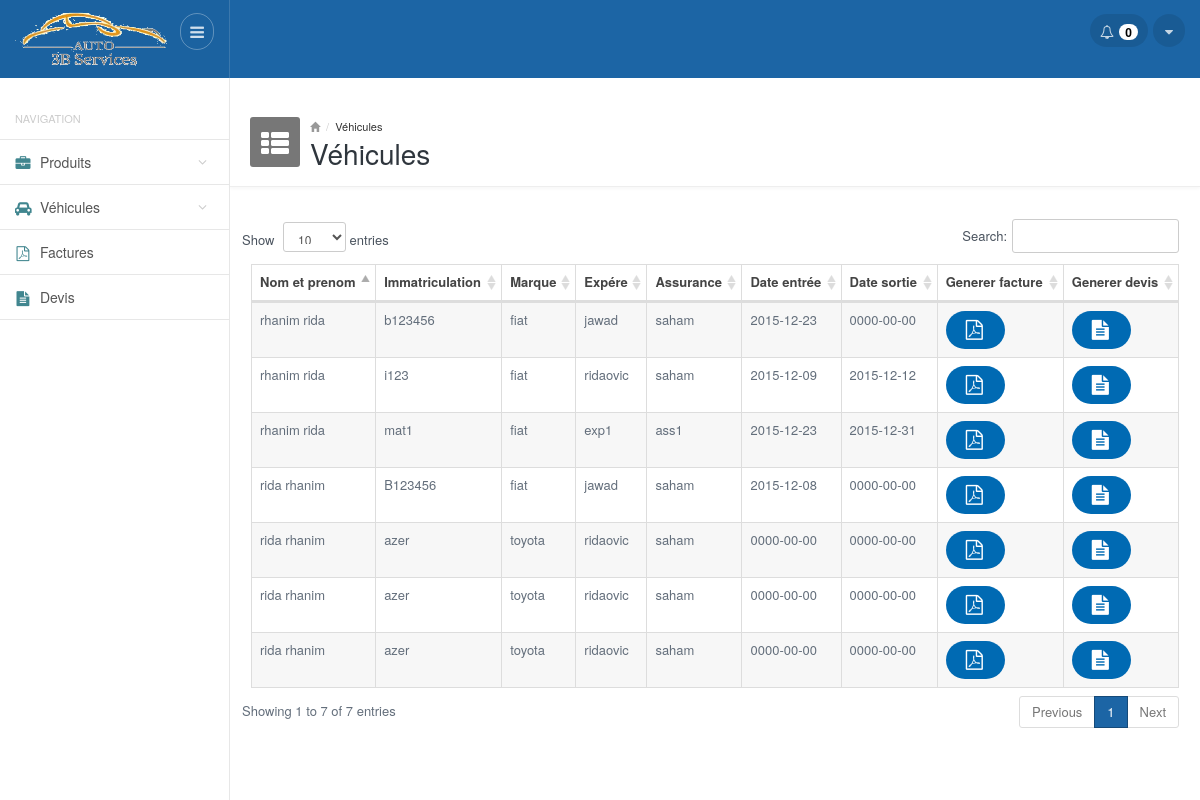
The app's page /vehicules.php (signed in) with its own data.
### tables this page shows
CREATE TABLE IF NOT EXISTS `vehicules` (
  `id` int(11) NOT NULL,
  `nom` varchar(100) NOT NULL,
  `prenom` varchar(100) NOT NULL,
  `immatriculation` varchar(100) NOT NULL,
  `marque` varchar(100) NOT NULL,
  `expere` varchar(100) NOT NULL,
  `assurance` varchar(100) NOT NULL,
  `date_entree` date DEFAULT NULL,
  `date_sortie` date DEFAULT NULL
);

### functions.php (called while the page is built, shortened)
<?php
function getAllVehicules()
{
     $result = mysql_query("SELECT * FROM vehicules ") or die(mysql_error());
     $vihecules = array();
     while($row = mysql_fetch_array($result))
        $vihecules[] = $row;
    return $vihecules;
}
?>

### vehicules.php (the view, shortened to what this page needs)
<?php
require_once __DIR__ . '/functions.php';
require_once __DIR__ . '/header.php'; ?>
<div class="mainpanel">
    <div class="pageheader">
        <div class="media">
            <div class="pageicon pull-left">
                <i class="fa fa-th-list"></i>
            </div>
            <div class="media-body">
                <ul class="breadcrumb">
                    <li><a href="#"><i class="glyphicon glyphicon-home"></i></a></li>
                    <li><a href="#">Véhicules</a></li>
                </ul>
                <h4>Véhicules</h4>
            </div>
        </div>
    </div>
    <div class="contentpanel">
        <div class="panel panel-primary-head">
            <div>
            </div>
            <table id="basicTable" class="table table-striped table-bordered responsive">
                <thead class="">
                    <tr>
                        <th>Nom et prenom</th>
                        <th>Immatriculation</th>
                        <th>Marque</th>
                        <th>Expére</th>
                        <th>Assurance</th>
                        <th>Date entrée</th>
                        <th>Date sortie</th>
                        <th>Generer facture</th>
                        <th>Generer devis</th>
                    </tr>
                </thead>
                <tbody>
                    <?php
                      $vehicules= getAllVehicules();
                      foreach($vehicules as $vehicule){ ?>
                        <tr>
                              <td><?php echo ($vehicule['nom']." ".$vehicule['prenom']); ?> </td>
                              <td><?php echo $vehicule['immatriculation']; ?> </td>
                              <td><?php echo $vehicule['marque']; ?> </td>
                              <td><?php echo $vehicule['expere']; ?> </td>
                              <td><?php echo $vehicule['assurance']; ?> </td>
                              <td><?php echo $vehicule['date_entree']; ?> </td>
                              <td><?php echo $vehicule['date_sortie']; ?> </td>
                              <td class="center"><a class="btn btn-primary blue_b btn-rounded" href="generer_facture.php?id=<?php echo $vehicule['id']; ?>"><i class="fa fa-file-pdf-o"></i></a></td>
                              <td class="center"><a class="btn btn-primary blue_b btn-rounded" href="generer_devis.php?id=<?php echo $vehicule['id']; ?>"><i class="fa fa-file-text"></i></a></td>
                           </tr>
                    <?php } ?>
                </tbody>
            </table>
        </div>
        <br />
    </div>
</div>
<?php
require_once __DIR__ . '/footer.php'; ?>

### css/style.default.css (style rules this page uses)
body { font-size: 13px; color: #636E7B; background-color: #fff; }
a { outline: none !important; }
.mainpanel { margin-left: 230px; }
.pageheader { padding: 20px; border-bottom: 1px solid #eee; padding-bottom: 20px; height: 90px; -webkit-box-shadow: 0 2px 3px rgba(0,0,0,0.03); box-shadow: 0 2px 3px rgba(0,0,0,0.03); }
.pageheader .media { padding: 0; clear: both; }
.pageheader .pageicon { width: 50px; height: 50px; background-color: #777; display: inline-block; color: #fff; font-size: 32px; border-radius: 3px; padding-top: 1px; padding-left: 10px; }
.pageheader .pageicon .fa-th-list { font-size: 28px; margin-left: 1px; }
.pageheader .breadcrumb { margin: 0; padding: 0; background: none; font-size: 11px; color: #999; line-height: 18px; }
.pageheader .breadcrumb li a { color: #333; }
.pageheader .breadcrumb li a i { color: #999; font-size: 10px; }
.pageheader h4 { margin: -2px 0 0 0; font-size: 28px; font-weight: 500; color: #2f363d; line-height: normal; }
.contentpanel { position: relative; padding: 20px; }
.btn-rounded { -moz-border-radius: 100px; -webkit-border-radius: 100px; border-radius: 100px; padding-left: 20px; padding-right: 20px; }
td i { width: 14px; margin-right: 5px; font-size: 20px; top: 1px; position: relative; text-align: center; }
.blue_b { background-color: #006AB3; }

### css/style.datatables.css (style rules this page uses)
.table.dataTable thead .sorting_asc { background-image: url('../images/datatables/sort_asc.png'); }
.table.dataTable thead > tr > th { padding-left: 8px; }

### records on screen
vehicules: nom "rida rhanim", immatriculation "B123456", marque "fiat", expere "jawad", assurance "saham", date_entree "2015-12-08", date_sortie "0000-00-00"
vehicules: nom "rhanim rida", immatriculation "b123456", marque "fiat", expere "jawad", assurance "saham", date_entree "2015-12-23", date_sortie "0000-00-00"
vehicules: nom "rhanim", prenom "rida", immatriculation "i123", marque "fiat", expere "ridaovic", assurance "saham", date_entree "2015-12-09", date_sortie "2015-12-12"
vehicules: nom "rida", prenom "rhanim", immatriculation "azer", marque "toyota", expere "ridaovic", assurance "saham", date_entree "0000-00-00", date_sortie "0000-00-00"
vehicules: nom "rida", prenom "rhanim", immatriculation "azer", marque "toyota", expere "ridaovic", assurance "saham", date_entree "0000-00-00", date_sortie "0000-00-00"
vehicules: nom "rida", prenom "rhanim", immatriculation "azer", marque "toyota", expere "ridaovic", assurance "saham", date_entree "0000-00-00", date_sortie "0000-00-00"
vehicules: nom "rhanim", prenom "rida", immatriculation "mat1", marque "fiat", expere "exp1", assurance "ass1", date_entree "2015-12-23", date_sortie "2015-12-31"

### other values on screen
getNotifProducts() "0"
